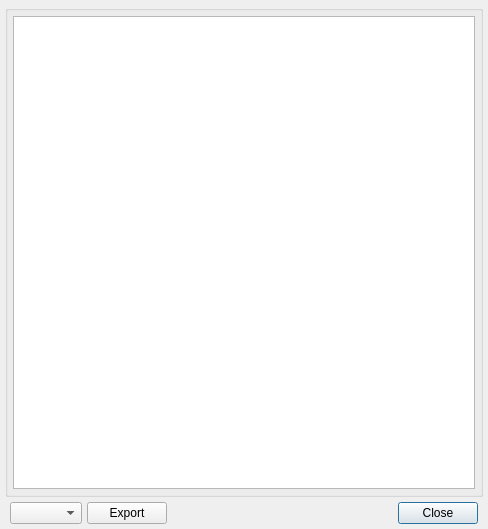
<?xml version="1.0" encoding="UTF-8"?>
<ui version="4.0">
 <class>ReportWindow</class>
 <widget class="QDialog" name="ReportWindow">
  <property name="geometry">
   <rect>
    <x>0</x>
    <y>0</y>
    <width>488</width>
    <height>529</height>
   </rect>
  </property>
  <property name="windowTitle">
   <string>ReportWindow</string>
  </property>
  <layout class="QVBoxLayout">
   <property name="spacing">
    <number>5</number>
   </property>
   <property name="leftMargin">
    <number>5</number>
   </property>
   <property name="topMargin">
    <number>5</number>
   </property>
   <property name="rightMargin">
    <number>5</number>
   </property>
   <property name="bottomMargin">
    <number>5</number>
   </property>
   <item>
    <widget class="QGroupBox" name="ReportGroup">
     <property name="title">
      <string/>
     </property>
     <layout class="QVBoxLayout">
      <property name="spacing">
       <number>5</number>
      </property>
      <property name="leftMargin">
       <number>5</number>
      </property>
      <property name="topMargin">
       <number>5</number>
      </property>
      <property name="rightMargin">
       <number>5</number>
      </property>
      <property name="bottomMargin">
       <number>5</number>
      </property>
      <item>
       <widget class="QTextBrowser" name="ReportTextBrowser"/>
      </item>
     </layout>
    </widget>
   </item>
   <item>
    <layout class="QHBoxLayout">
     <property name="spacing">
      <number>5</number>
     </property>
     <property name="leftMargin">
      <number>5</number>
     </property>
     <property name="topMargin">
      <number>0</number>
     </property>
     <property name="rightMargin">
      <number>5</number>
     </property>
     <property name="bottomMargin">
      <number>0</number>
     </property>
     <item>
      <widget class="QComboBox" name="ExportSelection"/>
     </item>
     <item>
      <widget class="QPushButton" name="ExportButton">
       <property name="text">
        <string>Export</string>
       </property>
       <property name="autoDefault">
        <bool>false</bool>
       </property>
      </widget>
     </item>
     <item>
      <spacer>
       <property name="orientation">
        <enum>Qt::Horizontal</enum>
       </property>
       <property name="sizeHint" stdset="0">
        <size>
         <width>40</width>
         <height>20</height>
        </size>
       </property>
      </spacer>
     </item>
     <item>
      <widget class="QPushButton" name="CloseButton">
       <property name="text">
        <string>Close</string>
       </property>
       <property name="autoDefault">
        <bool>false</bool>
       </property>
       <property name="default">
        <bool>true</bool>
       </property>
      </widget>
     </item>
    </layout>
   </item>
  </layout>
 </widget>
 <resources/>
 <connections/>
</ui>
